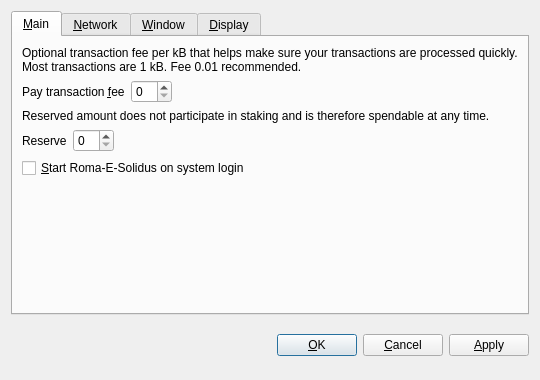
<?xml version="1.0" encoding="UTF-8"?>
<ui version="4.0">
 <class>OptionsDialog</class>
 <widget class="QDialog" name="OptionsDialog">
  <property name="geometry">
   <rect>
    <x>0</x>
    <y>0</y>
    <width>540</width>
    <height>380</height>
   </rect>
  </property>
  <property name="windowTitle">
   <string>Options</string>
  </property>
  <property name="modal">
   <bool>true</bool>
  </property>
  <layout class="QVBoxLayout" name="verticalLayout">
   <item>
    <widget class="QTabWidget" name="tabWidget">
     <property name="tabPosition">
      <enum>QTabWidget::North</enum>
     </property>
     <property name="currentIndex">
      <number>0</number>
     </property>
     <widget class="QWidget" name="tabMain">
      <attribute name="title">
       <string>&amp;Main</string>
      </attribute>
      <layout class="QVBoxLayout" name="verticalLayout_Main">
       <item>
        <widget class="QLabel" name="transactionFeeInfoLabel">
         <property name="text">
          <string>Optional transaction fee per kB that helps make sure your transactions are processed quickly. Most transactions are 1 kB. Fee 0.01 recommended.</string>
         </property>
         <property name="textFormat">
          <enum>Qt::PlainText</enum>
         </property>
         <property name="wordWrap">
          <bool>true</bool>
         </property>
        </widget>
       </item>
       <item>
        <layout class="QHBoxLayout" name="horizontalLayoutFee">
         <item>
          <widget class="QLabel" name="transactionFeeLabel">
           <property name="text">
            <string>Pay transaction &amp;fee</string>
           </property>
           <property name="textFormat">
            <enum>Qt::PlainText</enum>
           </property>
           <property name="buddy">
            <cstring>transactionFee</cstring>
           </property>
          </widget>
         </item>
         <item>
          <widget class="BitcoinAmountField" name="transactionFee"/>
         </item>
         <item>
          <spacer name="horizontalSpacerFee">
           <property name="orientation">
            <enum>Qt::Horizontal</enum>
           </property>
           <property name="sizeHint" stdset="0">
            <size>
             <width>40</width>
             <height>20</height>
            </size>
           </property>
          </spacer>
         </item>
        </layout>
       </item>
       <item>
        <widget class="QLabel" name="reserveBalanceInfoLabel">
         <property name="text">
          <string>Reserved amount does not participate in staking and is therefore spendable at any time.</string>
         </property>
         <property name="textFormat">
          <enum>Qt::PlainText</enum>
         </property>
         <property name="wordWrap">
          <bool>true</bool>
         </property>
        </widget>
       </item>
       <item>
        <layout class="QHBoxLayout" name="horizontalLayoutReserveBalance">
         <item>
          <widget class="QLabel" name="reserveBalanceLabel">
           <property name="text">
            <string>Reserve</string>
           </property>
           <property name="textFormat">
            <enum>Qt::PlainText</enum>
           </property>
           <property name="buddy">
            <cstring>reserveBalance</cstring>
           </property>
          </widget>
         </item>
         <item>
          <widget class="BitcoinAmountField" name="reserveBalance"/>
         </item>
         <item>
          <spacer name="horizontalSpacerReserveBalance">
           <property name="orientation">
            <enum>Qt::Horizontal</enum>
           </property>
           <property name="sizeHint" stdset="0">
            <size>
             <width>40</width>
             <height>20</height>
            </size>
           </property>
          </spacer>
         </item>
        </layout>
       </item>
       <item>
        <widget class="QCheckBox" name="bitcoinAtStartup">
         <property name="toolTip">
          <string>Automatically start Roma-E-Solidus after logging in to the system.</string>
         </property>
         <property name="text">
          <string>&amp;Start Roma-E-Solidus on system login</string>
         </property>
        </widget>
       </item>
       <item>
        <spacer name="verticalSpacer_Main">
         <property name="orientation">
          <enum>Qt::Vertical</enum>
         </property>
         <property name="sizeHint" stdset="0">
          <size>
           <width>20</width>
           <height>40</height>
          </size>
         </property>
        </spacer>
       </item>
      </layout>
     </widget>
     <widget class="QWidget" name="tabNetwork">
      <attribute name="title">
       <string>&amp;Network</string>
      </attribute>
      <layout class="QVBoxLayout" name="verticalLayout_Network">
       <item>
        <widget class="QCheckBox" name="mapPortUpnp">
         <property name="toolTip">
          <string>Automatically open the Roma-E-Solidus client port on the router. This only works when your router supports UPnP and it is enabled.</string>
         </property>
         <property name="text">
          <string>Map port using &amp;UPnP</string>
         </property>
        </widget>
       </item>
       <item>
        <widget class="QCheckBox" name="connectSocks">
         <property name="toolTip">
          <string>Connect to the Roma-E-Solidus network through a SOCKS proxy (e.g. when connecting through Tor).</string>
         </property>
         <property name="text">
          <string>&amp;Connect through SOCKS proxy:</string>
         </property>
        </widget>
       </item>
       <item>
        <layout class="QHBoxLayout" name="horizontalLayout_Network">
         <item>
          <widget class="QLabel" name="proxyIpLabel">
           <property name="text">
            <string>Proxy &amp;IP:</string>
           </property>
           <property name="textFormat">
            <enum>Qt::PlainText</enum>
           </property>
           <property name="buddy">
            <cstring>proxyIp</cstring>
           </property>
          </widget>
         </item>
         <item>
          <widget class="QValidatedLineEdit" name="proxyIp">
           <property name="maximumSize">
            <size>
             <width>140</width>
             <height>16777215</height>
            </size>
           </property>
           <property name="toolTip">
            <string>IP address of the proxy (e.g. 127.0.0.1)</string>
           </property>
          </widget>
         </item>
         <item>
          <widget class="QLabel" name="proxyPortLabel">
           <property name="text">
            <string>&amp;Port:</string>
           </property>
           <property name="textFormat">
            <enum>Qt::PlainText</enum>
           </property>
           <property name="buddy">
            <cstring>proxyPort</cstring>
           </property>
          </widget>
         </item>
         <item>
          <widget class="QLineEdit" name="proxyPort">
           <property name="maximumSize">
            <size>
             <width>55</width>
             <height>16777215</height>
            </size>
           </property>
           <property name="toolTip">
            <string>Port of the proxy (e.g. 9050)</string>
           </property>
          </widget>
         </item>
         <item>
          <widget class="QLabel" name="socksVersionLabel">
           <property name="text">
            <string>SOCKS &amp;Version:</string>
           </property>
           <property name="textFormat">
            <enum>Qt::PlainText</enum>
           </property>
           <property name="buddy">
            <cstring>socksVersion</cstring>
           </property>
          </widget>
         </item>
         <item>
          <widget class="QValueComboBox" name="socksVersion">
           <property name="toolTip">
            <string>SOCKS version of the proxy (e.g. 5)</string>
           </property>
          </widget>
         </item>
         <item>
          <spacer name="horizontalSpacer_Network">
           <property name="orientation">
            <enum>Qt::Horizontal</enum>
           </property>
           <property name="sizeHint" stdset="0">
            <size>
             <width>40</width>
             <height>20</height>
            </size>
           </property>
          </spacer>
         </item>
        </layout>
       </item>
       <item>
        <spacer name="verticalSpacer_Network">
         <property name="orientation">
          <enum>Qt::Vertical</enum>
         </property>
         <property name="sizeHint" stdset="0">
          <size>
           <width>20</width>
           <height>40</height>
          </size>
         </property>
        </spacer>
       </item>
      </layout>
     </widget>
     <widget class="QWidget" name="tabWindow">
      <attribute name="title">
       <string>&amp;Window</string>
      </attribute>
      <layout class="QVBoxLayout" name="verticalLayout_Window">
       <item>
        <widget class="QCheckBox" name="minimizeToTray">
         <property name="toolTip">
          <string>Show only a tray icon after minimizing the window.</string>
         </property>
         <property name="text">
          <string>&amp;Minimize to the tray instead of the taskbar</string>
         </property>
        </widget>
       </item>
       <item>
        <widget class="QCheckBox" name="minimizeOnClose">
         <property name="toolTip">
          <string>Minimize instead of exit the application when the window is closed. When this option is enabled, the application will be closed only after selecting Quit in the menu.</string>
         </property>
         <property name="text">
          <string>M&amp;inimize on close</string>
         </property>
        </widget>
       </item>
       <item>
        <spacer name="verticalSpacer_Window">
         <property name="orientation">
          <enum>Qt::Vertical</enum>
         </property>
         <property name="sizeHint" stdset="0">
          <size>
           <width>20</width>
           <height>40</height>
          </size>
         </property>
        </spacer>
       </item>
      </layout>
     </widget>
     <widget class="QWidget" name="tabDisplay">
      <attribute name="title">
       <string>&amp;Display</string>
      </attribute>
      <layout class="QVBoxLayout" name="verticalLayout_Display">
       <item>
        <layout class="QHBoxLayout" name="horizontalLayout_1_Display">
         <item>
          <widget class="QLabel" name="langLabel">
           <property name="text">
            <string>User Interface &amp;language:</string>
           </property>
           <property name="textFormat">
            <enum>Qt::PlainText</enum>
           </property>
           <property name="buddy">
            <cstring>lang</cstring>
           </property>
          </widget>
         </item>
         <item>
          <widget class="QValueComboBox" name="lang">
           <property name="toolTip">
            <string>The user interface language can be set here. This setting will take effect after restarting Roma-E-Solidus.</string>
           </property>
          </widget>
         </item>
        </layout>
       </item>
       <item>
        <layout class="QHBoxLayout" name="horizontalLayout_2_Display">
         <item>
          <widget class="QLabel" name="unitLabel">
           <property name="text">
            <string>&amp;Unit to show amounts in:</string>
           </property>
           <property name="textFormat">
            <enum>Qt::PlainText</enum>
           </property>
           <property name="buddy">
            <cstring>unit</cstring>
           </property>
          </widget>
         </item>
         <item>
          <widget class="QValueComboBox" name="unit">
           <property name="toolTip">
            <string>Choose the default subdivision unit to show in the interface and when sending coins.</string>
           </property>
          </widget>
         </item>
        </layout>
       </item>
       <item>
        <widget class="QCheckBox" name="coinControlFeatures">
         <property name="toolTip">
          <string>Whether to show coin control features or not.</string>
         </property>
         <property name="text">
          <string>Display coin &amp;control features (experts only!)</string>
         </property>
        </widget>
       </item>
       <item>
        <widget class="QCheckBox" name="minimizeCoinAge">
         <property name="toolTip">
          <string>Whether to select the coin outputs randomly or with minimal coin age.</string>
         </property>
         <property name="text">
          <string>Minimize weight consumption (experimental)</string>
         </property>
        </widget>
       </item>
       <item>
        <widget class="QCheckBox" name="useBlackTheme">
         <property name="text">
          <string>Use black visual theme (requires restart)</string>
         </property>
        </widget>
       </item>
       <item>
        <spacer name="verticalSpacer_Display">
         <property name="orientation">
          <enum>Qt::Vertical</enum>
         </property>
         <property name="sizeHint" stdset="0">
          <size>
           <width>20</width>
           <height>40</height>
          </size>
         </property>
        </spacer>
       </item>
      </layout>
     </widget>
    </widget>
   </item>
   <item>
    <layout class="QHBoxLayout" name="horizontalLayout_Buttons">
     <item>
      <spacer name="horizontalSpacer_1">
       <property name="orientation">
        <enum>Qt::Horizontal</enum>
       </property>
       <property name="sizeHint" stdset="0">
        <size>
         <width>40</width>
         <height>48</height>
        </size>
       </property>
      </spacer>
     </item>
     <item>
      <widget class="QLabel" name="statusLabel">
       <property name="font">
        <font>
         <weight>75</weight>
         <bold>true</bold>
        </font>
       </property>
       <property name="text">
        <string/>
       </property>
       <property name="textFormat">
        <enum>Qt::PlainText</enum>
       </property>
       <property name="wordWrap">
        <bool>true</bool>
       </property>
      </widget>
     </item>
     <item>
      <spacer name="horizontalSpacer_2">
       <property name="orientation">
        <enum>Qt::Horizontal</enum>
       </property>
       <property name="sizeHint" stdset="0">
        <size>
         <width>40</width>
         <height>48</height>
        </size>
       </property>
      </spacer>
     </item>
     <item>
      <widget class="QPushButton" name="okButton">
       <property name="text">
        <string>&amp;OK</string>
       </property>
      </widget>
     </item>
     <item>
      <widget class="QPushButton" name="cancelButton">
       <property name="text">
        <string>&amp;Cancel</string>
       </property>
       <property name="autoDefault">
        <bool>false</bool>
       </property>
      </widget>
     </item>
     <item>
      <widget class="QPushButton" name="applyButton">
       <property name="text">
        <string>&amp;Apply</string>
       </property>
       <property name="autoDefault">
        <bool>false</bool>
       </property>
      </widget>
     </item>
    </layout>
   </item>
  </layout>
 </widget>
 <customwidgets>
  <customwidget>
   <class>BitcoinAmountField</class>
   <extends>QSpinBox</extends>
   <header>bitcoinamountfield.h</header>
  </customwidget>
  <customwidget>
   <class>QValueComboBox</class>
   <extends>QComboBox</extends>
   <header>qvaluecombobox.h</header>
  </customwidget>
  <customwidget>
   <class>QValidatedLineEdit</class>
   <extends>QLineEdit</extends>
   <header>qvalidatedlineedit.h</header>
  </customwidget>
 </customwidgets>
 <resources/>
 <connections/>
</ui>
